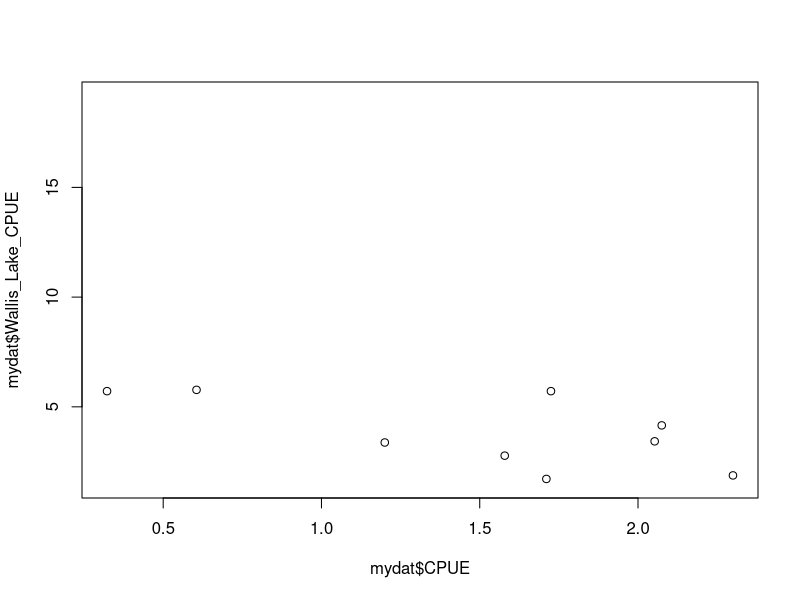
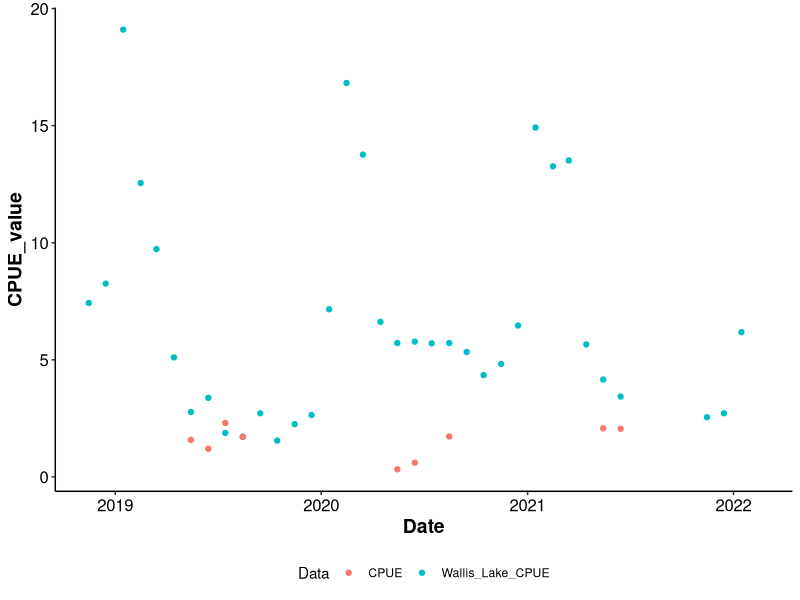
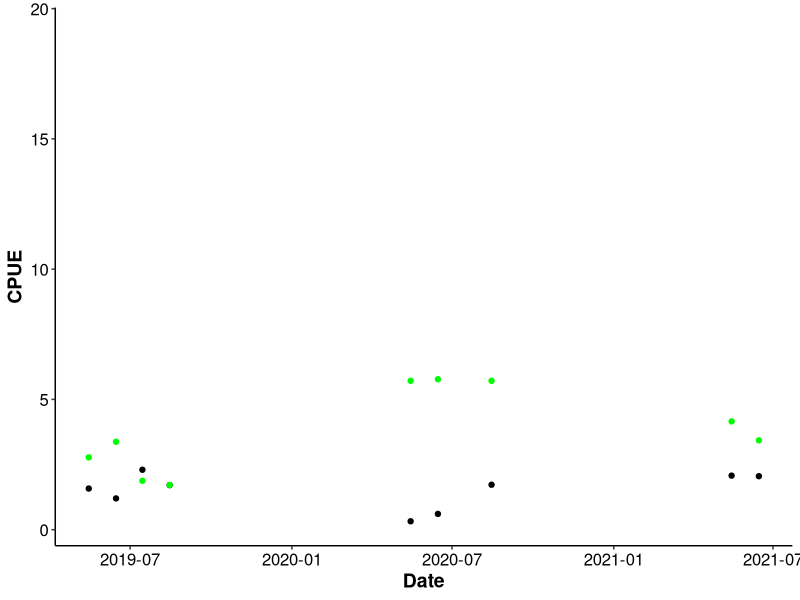
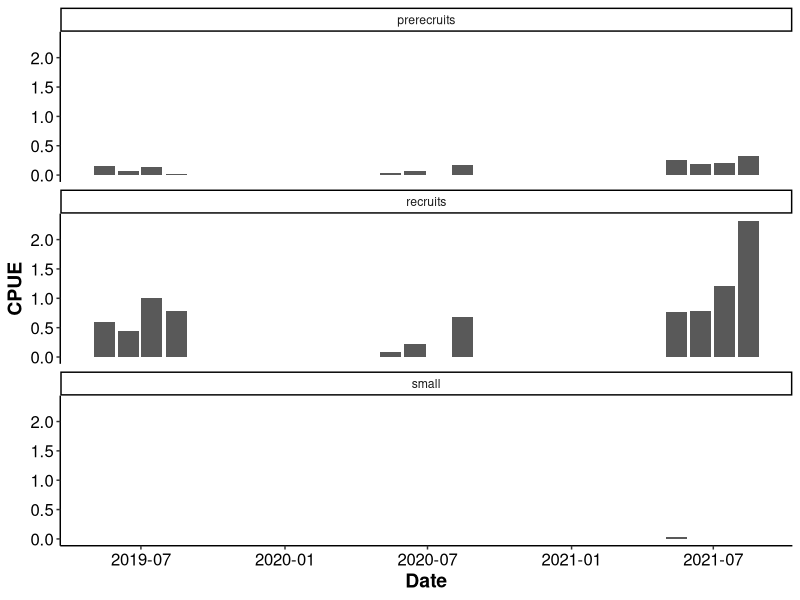

Reproduce these figures in R, in order. (Note: this script raises an error after producing the figures.)
# wallis inshore survey data

library(tidyverse)
library(lubridate)

# mydata <- read_csv("Data/Field data newer from matt.csv") %>% select(1:Field_notes)
# 
# mydata <- mydata %>% filter(Est_code == "WLLOFF") %>% mutate(Date = lubridate::ymd(Date))
# mydata <- mydata %>% mutate(Month = month(Date),
#                             Year = year(Date)) %>% drop_na(Depl_dur_decday)
# 
# dat <- mydata %>% group_by(Year, Month) %>%
#   summarise(Total_PORAM = sum(PORARM, na.rm=T),
#             Total_Traps = n(), CPUE = Total_PORAM/Total_Traps) %>%
#   mutate(Date = dmy(paste0("15/",Month,"/",Year)))
# 
# ggplot(dat, aes(x= Date, y=CPUE)) + geom_col() + theme_classic()+
#   theme(axis.title = element_text(face = "bold", size=14),
#         axis.text = element_text(colour="black", size=12))
# 
# write_csv(dat, "Data/Inshore survey summary.csv")

dat1 <- read_csv("Data/Inshore survey summary.csv") %>% select(-Total_Traps)
dat2 <- read_csv("Data/Wallis survey summary.csv") %>% select(-Total_Traps)

mydat <- dat2 %>% left_join(dat1, by = c("Year", "Month"))
write_csv(mydat, "Data/inshore and wallis combined.csv")

cor.test(mydat$CPUE, mydat$Wallis_Lake_CPUE)
plot(mydat$CPUE, mydat$Wallis_Lake_CPUE)

mydat2 <- mydat %>% pivot_longer(c(4,6) ,names_to = "Data", values_to = "CPUE_value") %>%
  mutate(Date = lubridate::dmy(paste0("15/",Month,"/",Year)))

 ggplot(mydat2, aes(x= Date, y=CPUE_value, col=Data)) + geom_point() + theme_classic()+
   #geom_point(aes(y=Wallis_Lake_CPUE), col="green") +
   theme(axis.title = element_text(face = "bold", size=14),
         axis.text = element_text(colour="black", size=12))+
   theme(legend.position = "bottom")

 #ggsave("Data/inshore and wallis combined plot.png", dpi = 600,
#        width=21, height = 14.8, units="cm") 
 
 ggplot(mydat, aes(x= Date, y=CPUE)) + geom_point() + theme_classic()+
    geom_point(aes(y=Wallis_Lake_CPUE), col="green") +
    theme(axis.title = element_text(face = "bold", size=14),
          axis.text = element_text(colour="black", size=12))+
    theme(legend.position = "bottom")
 
 #ggsave("Data/inshore and wallis combined plot2.png", dpi = 600,
#        width=21, height = 14.8, units="cm") 
 
 
 #### now split by size class
 
 mydata <- read_csv("Data/Field bio data newer from matt.csv")# %>% select(1:Field_notes)

 mydata <- mydata %>% filter(Est_code == "WLLOFF") %>% mutate(Date = lubridate::ymd(Date))
 mydata <- mydata %>% mutate(Month = month(Date),
                             Year = year(Date)) %>% 
   mutate (Size_class= case_when(CL_mm >65 ~ 'recruits', 
                                 CL_mm <50 ~ 'small',
                                 CL_mm >=50 & CL_mm <=65 ~ 'prerecruits'))
 
 bio_summary <- mydata %>% group_by (Date, Size_class, Site , Rep, Sex)%>%
   summarise(Crab_abundance = n() ) %>% ungroup() %>% drop_na(Size_class)
 
 
 bio_summary_full <- bio_summary %>% complete(Date,Sex, Size_class, Site, Rep,fill= list(Crab_abundance=0)) %>%
   arrange(Date,Site, Rep, Size_class, Sex) %>% mutate(Month = month(Date), Year = year(Date))
 # %>% drop_na(Depl_dur_decday)

 dat <- bio_summary_full %>% group_by(Year, Month, Size_class) %>% #added , Sex
   summarise(Total_PORAM = sum(Crab_abundance, na.rm=T),
             Total_Traps = n(), CPUE = Total_PORAM/Total_Traps) %>%
   mutate(Date = dmy(paste0("15/",Month,"/",Year)))
 
 # dat_sex <- bio_summary_full %>% group_by(Year, Month,Sex, Size_class) %>%
 #   summarise(Total_PORAM = sum(Crab_abundance, na.rm=T),
 #             Total_Traps = n(), CPUE = Total_PORAM/Total_Traps) %>%
 #   mutate(Date = dmy(paste0("15/",Month,"/",Year)))

 ggplot(dat, aes(x= Date, y=CPUE)) + geom_col() + theme_classic()+ facet_wrap(~Size_class, ncol=1)+
   theme(axis.title = element_text(face = "bold", size=14),
         axis.text = element_text(colour="black", size=12))

 write_csv(dat, "Data/Inshore survey summary with size.csv")
 
 dat2 <- read_csv("Data/Wallis survey summary by size.csv") %>% select(-Total_Traps)
 dat1 <- read_csv("Data/Inshore survey summary with size.csv") %>% select(-Total_Traps)
 
 mydat <- dat2 %>% left_join(dat1, by = c("Year", "Month", "Size_class"))
 write_csv(mydat, "Data/inshore and wallis combined by size.csv")
 
 #dat1<-dat
 
 mydat2 <- mydat %>% pivot_longer(c(5,7) ,names_to = "Data", values_to = "CPUE_value") %>%
   mutate(Date = lubridate::dmy(paste0("15/",Month,"/",Year)))
 
 
 mydat <- mydat %>% mutate(Size_class = case_when(Size_class == "prerecruits" ~ "a) 50 - 65 mm CL",
                                                    Size_class == "recruits" ~ "b) >65 mm CL",
                                                  Size_class == "small" ~ "small",
                                                    T ~ "other")) %>% filter(Size_class != "small")
 
 ggplot(mydat2, aes(x= Date, y=CPUE_value, col=Data)) + geom_point() + theme_classic()+ facet_wrap(~Size_class, ncol=1)+
   #geom_point(aes(y=Wallis_Lake_CPUE), col="green") +
   theme(axis.title = element_text(face = "bold", size=14),
         axis.text = element_text(colour="black", size=12))+
   theme(legend.position = "bottom")
 
 #ggsave("Data/inshore and wallis combined plot by size.png", dpi = 600,
#        width=21, height = 14.8, units="cm") 
 
 ggplot(mydat, aes(x= Date, y=CPUE)) + geom_point() + theme_classic()+ facet_wrap(~Size_class, ncol=1)+
   geom_point(aes(y=Wallis_Lake_CPUE), col="green") +
   theme(axis.title = element_text(face = "bold", size=14),
         axis.text = element_text(colour="black", size=12))+
   theme(legend.position = "bottom")
 
 #ggsave("Data/inshore and wallis combined plot2 by size.png", dpi = 600,
#        width=21, height = 14.8, units="cm") 
 
 ggplot(mydat, aes(CPUE, Wallis_Lake_CPUE)) + geom_point() + facet_wrap(~Size_class, scales = "free", ncol=3) +
   theme_classic()+
   theme(axis.title = element_text(face = "bold", size=14),
         axis.text = element_text(colour="black", size=12),
         panel.background = element_rect(fill=NA, colour="black"),
         strip.text = element_text(face="bold", size=12)) + geom_smooth(method = "lm") +
    labs(y = "Wallis Lake CPUE (Crabs/Trap)", x = "Inshore Survey CPUE (Crabs/Trap)")
 
 #ggsave("Conceptual model/Figures/inshore and wallis correlation plot3 by size.png", dpi = 600,
#        width=21, height = 14.8, units="cm") 
 #ggsave("Conceptual model/Figures/inshore and wallis correlation plot3 by size.pdf", dpi = 600,
  #      width=21, height = 14.8, units="cm")
 
 recruits <- mydat %>% filter(Size_class == "b) >65 mm CL")
cor.test(recruits$Wallis_Lake_CPUE, recruits$CPUE) 
not_recruits <- mydat %>% filter(Size_class == "a) 50 - 65 mm CL")
cor.test(not_recruits$Wallis_Lake_CPUE, not_recruits$CPUE) 

# ### add flow data
# fdat <-  read_csv("Data/Wallis Flow Data Clean with events.csv") %>% 
#    mutate(Date = as.Date(lubridate::dmy_hm(`Date and time`)),
#           Year = lubridate::year(Date),
#           Month = lubridate::month(Date)) %>% select(-Date)
# recruits2 <- fdat %>% left_join(recruits) %>% mutate(max_flow_lag = lag(`Max Discharge (ML/D)`))
# cor.test(recruits2$CPUE, recruits2$`Max Discharge (ML/D)`)
# cor.test(recruits2$CPUE, recruits2$max_flow_lag)
# cor.test(recruits2$CPUE, recruits2$`Mean Discharge (ML/D)`)
# 
# cor.test(recruits2$Wallis_Lake_CPUE, recruits2$`Max Discharge (ML/D)`)
# cor.test(recruits2$Wallis_Lake_CPUE, recruits2$max_flow_lag)
# cor.test(recruits2$Wallis_Lake_CPUE, recruits2$`Mean Discharge (ML/D)`)
